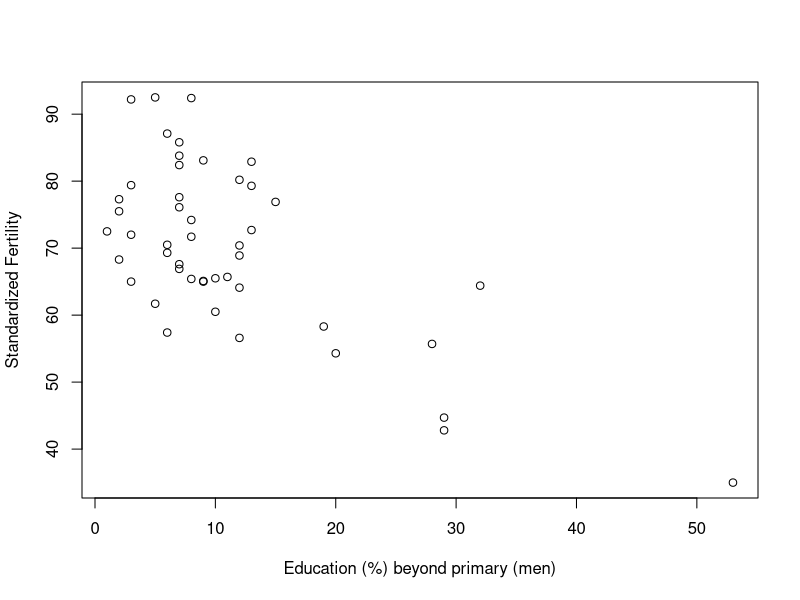

Source code (R):
## ---- chunk 1
knitr::opts_chunk$set(echo = TRUE, message = FALSE, warning = FALSE)

## ---- chunk 2
data(Seatbelts, package = "datasets")
data(swiss, package = "datasets")
sb_df <- cbind.data.frame(as.data.frame(Seatbelts))
sb_df$year <- rep(1969:1984, each = 12)
sb_df$month <- rep(1:12, times = 16)

sw <- swiss
## ---- chunk 3
m1 <- lm(DriversKilled ~ law, data = sb_df)
summary(m1)
## ---- chunk 4
plot(Fertility ~ Education, data = sw,
xlab = "Education (%) beyond primary (men)",
ylab = "Standardized Fertility")
## ---- chunk 5
g1 <- lm(Fertility ~ Education, data = sw)
summary(g1)
## ---- chunk 6
g2 <- lm(Fertility ~ Education + Catholic, Infant.Mortality, data = sw)
summary(g2)
